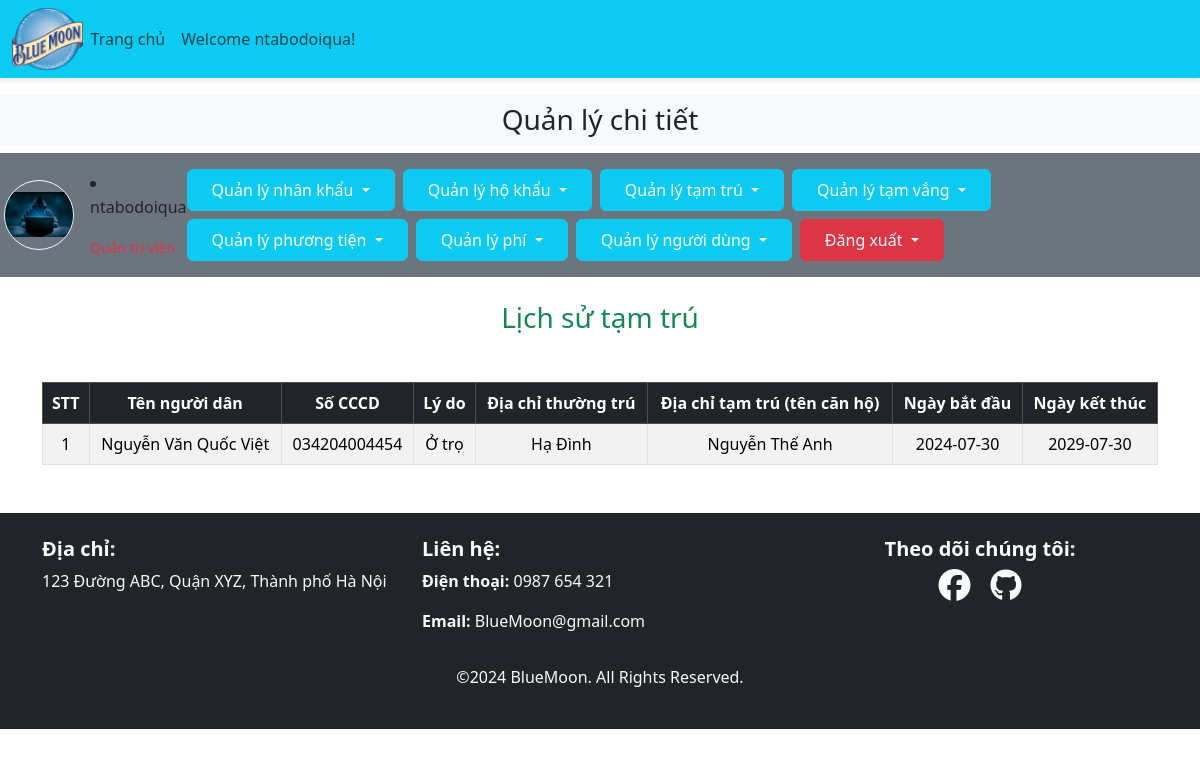
Before: /admin_area/index.php?view_tamtru (signed in) with the older database file.
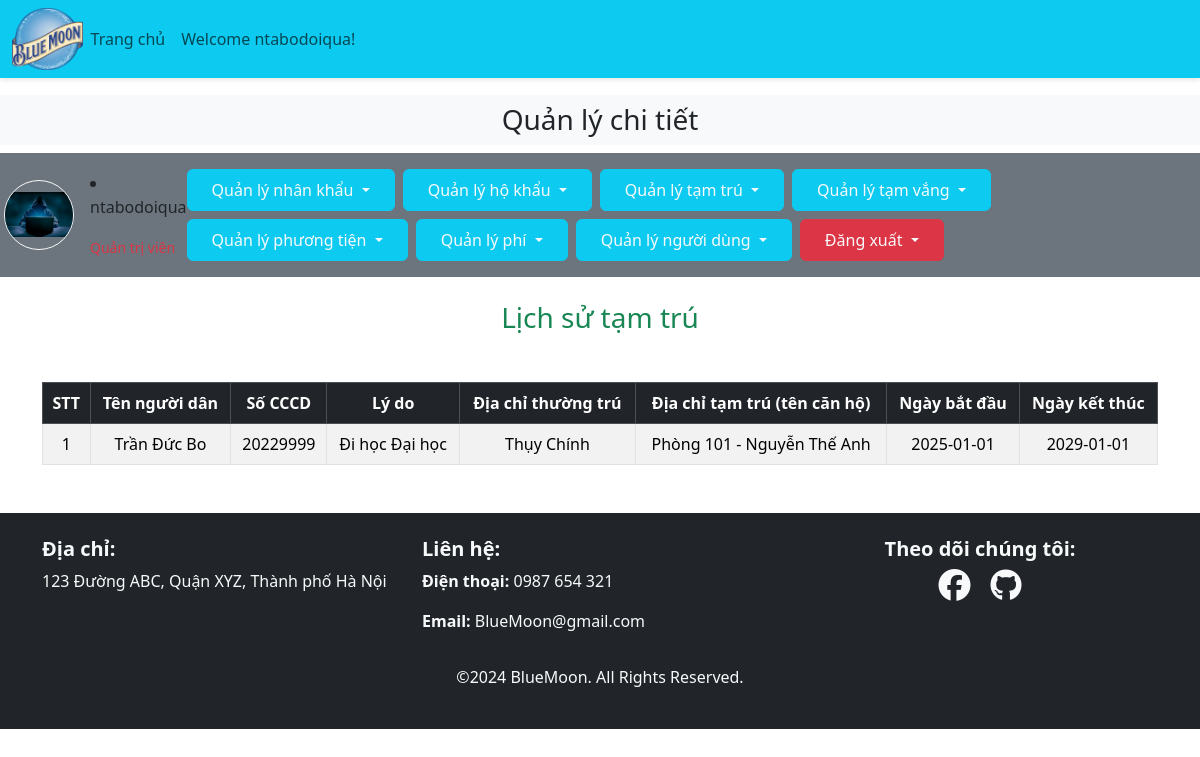
After: the same page with the newer database file.
### tables this page shows
CREATE TABLE `tamtru` (
  `tamtru_id` int(11) NOT NULL,
  `resident_id` int(11) NOT NULL,
  `lydo` varchar(255) NOT NULL,
  `tamtru_thuongtru` varchar(255) NOT NULL,
  `start_date` date NOT NULL,
  `end_date` date NOT NULL
);

CREATE TABLE `residents` (
  `resident_id` int(11) NOT NULL,
  `resident_name` varchar(50) NOT NULL,
  `resident_phone` varchar(20) NOT NULL,
  `resident_email` varchar(100) NOT NULL,
  `apartment_id` int(11) NOT NULL,
  `resident_image` varchar(255) NOT NULL,
  `resident_status` varchar(50) NOT NULL,
  `resident_ngayden` date DEFAULT NULL,
  `resident_ngaydi` date DEFAULT NULL,
  `resident_dob` date NOT NULL,
  `resident_relation_owner` varchar(50) NOT NULL
);

CREATE TABLE `apartments` (
  `apartment_id` int(11) NOT NULL,
  `apartment_name` varchar(50) NOT NULL,
  `apartment_num` int(11) NOT NULL,
  `apartment_area` int(11) NOT NULL,
  `owner_id` int(11) NOT NULL,
  `curr_living` int(11) NOT NULL,
  `is_left` tinyint(1) NOT NULL,
  `apartment_type` varchar(50) NOT NULL,
  `apartment_ngaylap` date DEFAULT NULL,
  `apartment_ngayroi` date DEFAULT NULL
);

### admin_area/view_tamtru.php (the view, shortened to what this page needs)
<h3 class="text-center text-success my-4">Lịch sử tạm trú</h3>
<table class="table table-bordered table-hover table-striped mt-5">
    <thead class="table-dark">
        <tr class="text-center">
            <th>STT</th>
            <th>Tên người dân</th>
            <th>Số CCCD</th>
            <th>Lý do</th>
            <th>Địa chỉ thường trú</th>
            <th>Địa chỉ tạm trú (tên căn hộ)</th>
            <th>Ngày bắt đầu</th>
            <th>Ngày kết thúc</th>
        </tr>
    </thead>
    <tbody>
        <?php
        $select_tamtru = "SELECT * FROM `tamtru`";
        $result_tamtru = mysqli_query($con, $select_tamtru);
        $num = 0;
        while ($row = mysqli_fetch_assoc($result_tamtru)) {
            $resident_id = $row['resident_id'];
            $fetch_name_query="select * from `residents` where resident_id = '$resident_id'";
            $result_fetch_name=mysqli_query($con,$fetch_name_query);
            if ($result_fetch_name) {
                $fetch_name=mysqli_fetch_assoc($result_fetch_name);
                $resident_name=$fetch_name['resident_name'];
                $cccd = $fetch_name['resident_phone'];
                $tamtru_address = $fetch_name['apartment_id'];
            }
            $fetch_canho_query="select * from `apartments` where apartment_id = '$tamtru_address'";
            $result_fetch_canho=mysqli_query($con,$fetch_canho_query);
            if ($result_fetch_canho) {
                $fetch_canho=mysqli_fetch_assoc($result_fetch_canho);
                $resident_canho=$fetch_canho['apartment_name'];
            }
            $lydo = $row['lydo'];
            $thuongtru_address = $row['tamtru_thuongtru'];
            $start_date = $row['start_date'];
            $end_date = $row['end_date'];
            $num++;
        ?>
        <tr class="text-center">
            <td><?php echo $num; ?></td>
            <td><?php echo $resident_name; ?></td>
            <td><?php echo $cccd; ?></td>
            <td><?php echo $lydo; ?></td>
            <td><?php echo $thuongtru_address; ?></td>
            <td><?php echo $resident_canho; ?></td>
            <td><?php echo $start_date; ?></td>
            <td><?php echo $end_date; ?></td>
        </tr>
        <?php
        }
        ?>
    </tbody>
</table>

Changed rows visible on the page:
changed tamtru: resident.resident_name "Nguyễn Văn Quốc Việt" → "Trần Đức Bo"; resident.resident_phone "034204004454" → "20229999"; lydo "Ở trọ" → "Đi học Đại học"; tamtru_thuongtru "Hạ Đình" → "Thụy Chính"; apartments.apartment_name "Nguyễn Thế Anh" → "Phòng 101 - Nguyễn Thế Anh"; start_date "2024-07-30" → "2025-01-01"; end_date "2029-07-30" → "2029-01-01"
